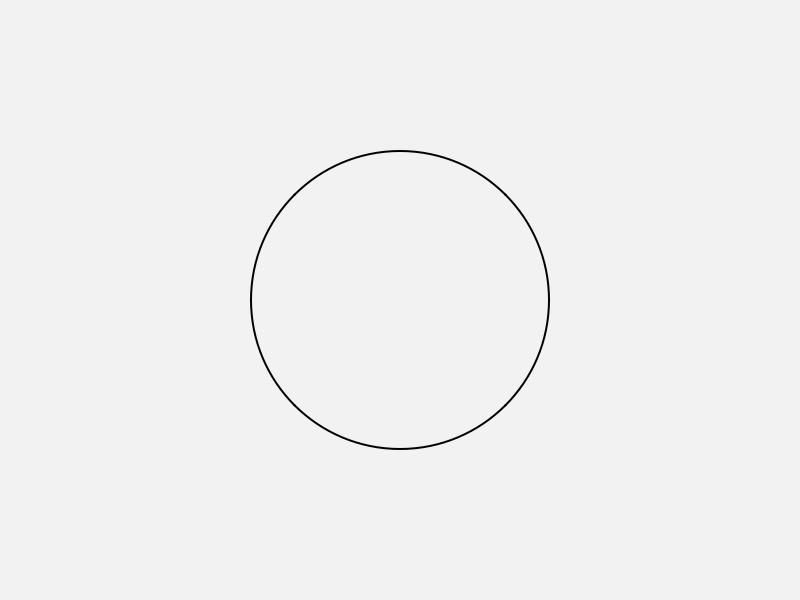
<?xml version="1.0" encoding="UTF-8"?>
<ui version="4.0">
 <class>Widget_Head</class>
 <widget class="QWidget" name="Widget_Head">
  <property name="geometry">
   <rect>
    <x>0</x>
    <y>0</y>
    <width>800</width>
    <height>600</height>
   </rect>
  </property>
  <property name="windowTitle">
   <string>Form</string>
  </property>
  <property name="autoFillBackground">
   <bool>false</bool>
  </property>
  <property name="styleSheet">
   <string notr="true"/>
  </property>
  <widget class="QLabel" name="radius">
   <property name="geometry">
    <rect>
     <x>250</x>
     <y>150</y>
     <width>300</width>
     <height>300</height>
    </rect>
   </property>
   <property name="styleSheet">
    <string notr="true">
border-radius: 150px;</string>
   </property>
   <property name="text">
    <string/>
   </property>
  </widget>
  <widget class="QLabel" name="radiusBorder">
   <property name="geometry">
    <rect>
     <x>250</x>
     <y>150</y>
     <width>300</width>
     <height>300</height>
    </rect>
   </property>
   <property name="styleSheet">
    <string notr="true">border: 2px solid black;
border-radius: 150px;</string>
   </property>
   <property name="text">
    <string/>
   </property>
  </widget>
  <widget class="QLabel" name="background">
   <property name="geometry">
    <rect>
     <x>0</x>
     <y>0</y>
     <width>800</width>
     <height>600</height>
    </rect>
   </property>
   <property name="styleSheet">
    <string notr="true">background-color: rgba(245, 245, 245, 150);</string>
   </property>
   <property name="text">
    <string/>
   </property>
  </widget>
  <zorder>background</zorder>
  <zorder>radius</zorder>
  <zorder>radiusBorder</zorder>
 </widget>
 <resources/>
 <connections/>
</ui>
